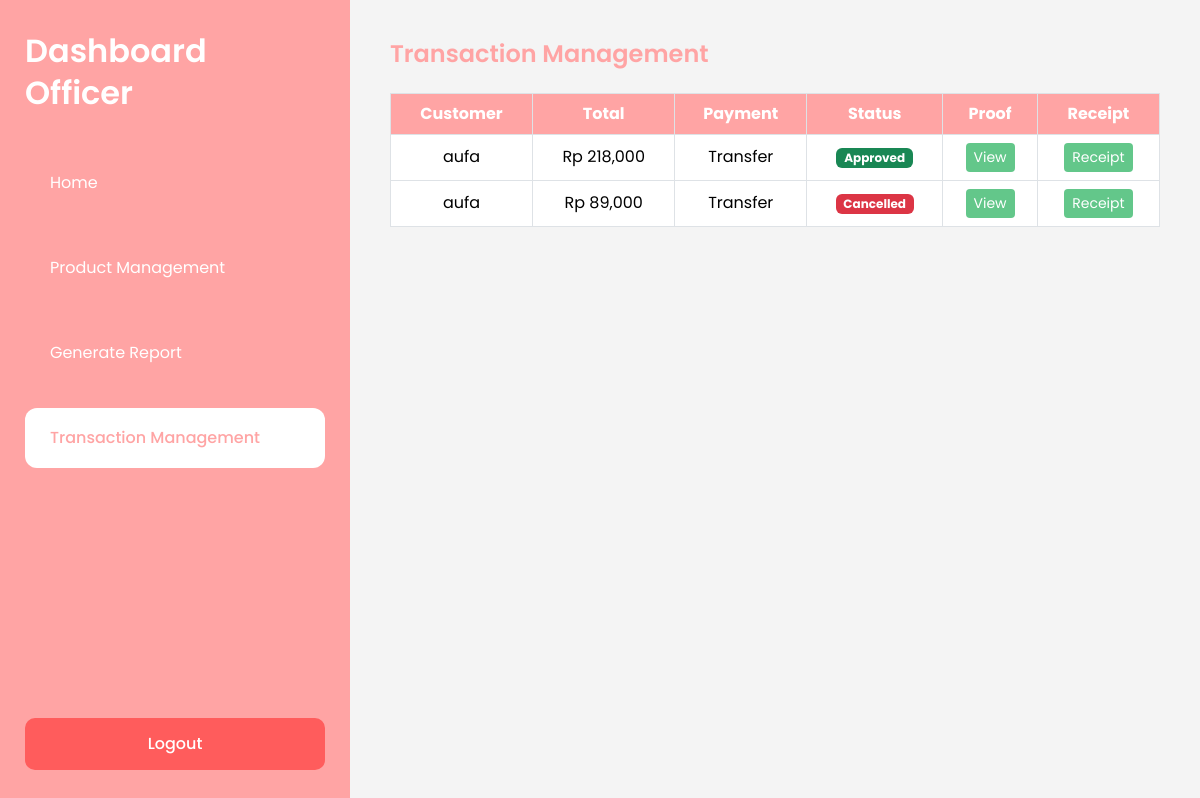
The app's page /officer/transactions.php (signed in), older data.
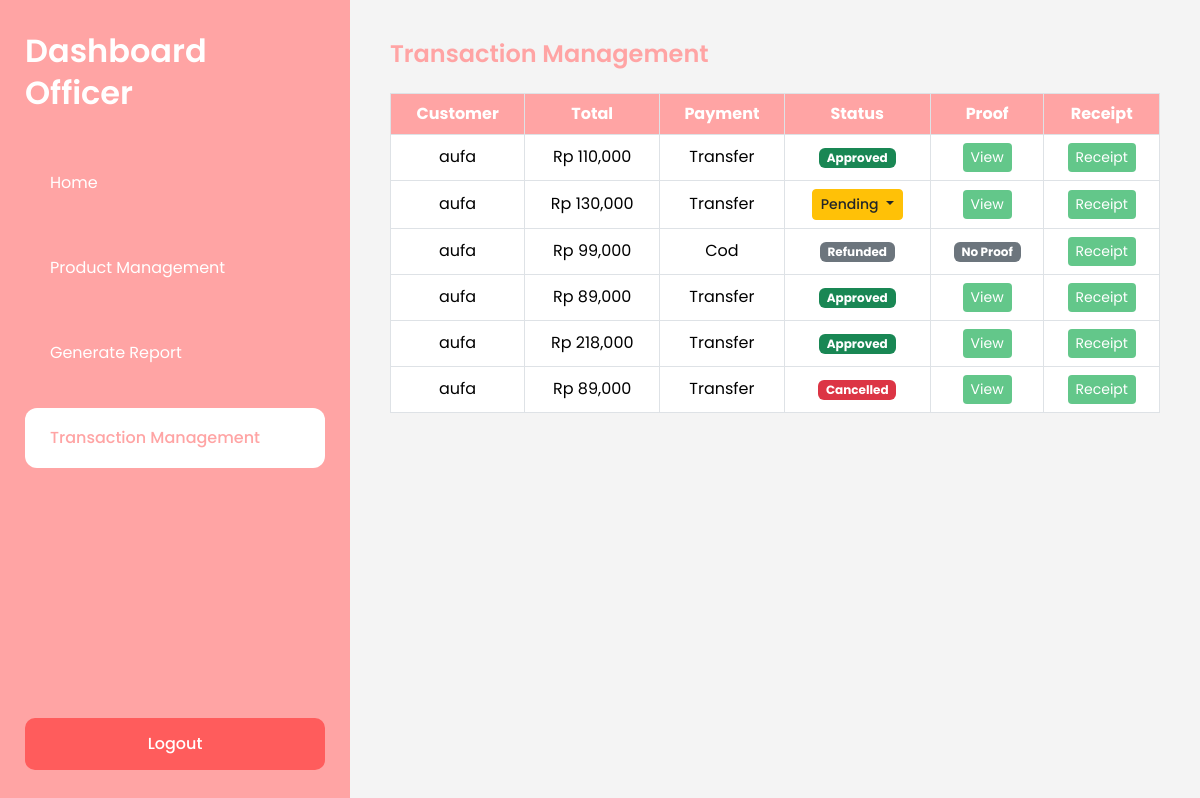
The same page, newer data.
### tables this page shows
CREATE TABLE `transactions` (
  `id` int(11) NOT NULL AUTO_INCREMENT,
  `customer_id` int(11) NOT NULL,
  `customer_name` varchar(100) NOT NULL,
  `total` int(11) NOT NULL,
  `payment_method` varchar(20) NOT NULL,
  `shipping_address` text DEFAULT NULL,
  `status` varchar(20) DEFAULT 'pending',
  `created_at` timestamp NOT NULL DEFAULT current_timestamp(),
  `payment_proof` varchar(255) DEFAULT NULL,
  `courier` varchar(100) DEFAULT NULL,
  `shipping_service` varchar(100) DEFAULT NULL,
  `shipping_cost` int(11) DEFAULT 0,
  PRIMARY KEY (`id`)
);

### officer/transactions.php (the view, shortened to what this page needs)
<?php
require_once '../config/database.php';
$transactions = mysqli_query($conn, "
    SELECT t.*, u.refund_name, u.refund_method, u.refund_number
FROM transactions t
LEFT JOIN users u ON t.customer_id = u.id
ORDER BY t.id DESC
");
$salesData = [];
$salesQuery = mysqli_query($conn, "
    SELECT transaction_id, product_name, quantity, subtotal
    FROM sales
");
while($sale = mysqli_fetch_assoc($salesQuery)){
    $salesData[$sale['transaction_id']][] = $sale;
}
?>
<!DOCTYPE html>
<html>
<head>
<link href="https://cdn.jsdelivr.net/npm/bootstrap@5.3.3/dist/css/bootstrap.min.css" rel="stylesheet">
<link href="https://cdn.jsdelivr.net/npm/bootstrap-icons/font/bootstrap-icons.css" rel="stylesheet">
</head>
<body>
<div class="d-flex min-vh-100">
<?php include 'sidebar.php'; ?>
<div class="content">
<h4 class="page-title mb-4">Transaction Management</h4>
<table class="table table-bordered align-middle">
<thead>
<tr>
    <th>Customer</th>
    <th>Total</th>
    <th>Payment</th>
    <th>Status</th>
    <th>Proof</th>
    <th>Receipt</th>
</tr>
</thead>
<tbody>
<?php while($row = mysqli_fetch_assoc($transactions)) : ?>
<tr>
<td><?= htmlspecialchars($row['customer_name']) ?></td>
<td>Rp <?= number_format($row['total']) ?></td>
<td><?= ucfirst($row['payment_method']) ?></td>
<td>
<?php
$status = strtolower($row['status']);
$payment = strtolower($row['payment_method']);
?>
<?php if($payment == 'transfer' && $status == 'pending'): ?>
    <div class="dropdown">
        <button class="btn btn-warning btn-sm dropdown-toggle text-dark fw-medium"
                type="button"
                data-bs-toggle="dropdown"
                aria-expanded="false">
            Pending
        </button>
    </div>
<?php elseif($status == 'approved'): ?>
    <span class="badge bg-success">Approved</span>
<?php elseif($status == 'cancelled'): ?>
    <span class="badge bg-danger">Cancelled</span>
<?php else: ?>
    <span class="badge bg-secondary"><?= ucfirst($row['status']) ?></span>
<?php endif; ?>
</td>
<td>
<?php if($row['payment_method'] == 'transfer' && !empty($row['payment_proof'])): ?>
    <button class="btn btn-proof btn-sm"
        data-bs-toggle="modal"
        data-bs-target="#proofModal"
        data-img="../assets/payment_proof/<?= htmlspecialchars($row['payment_proof']) ?>">
        View
    </button>
<?php else: ?>
    <span class="badge bg-secondary">No Proof</span>
<?php endif; ?>
</td>
<td>
    <button class="btn btn-receipt btn-sm"
        data-bs-toggle="modal"
        data-bs-target="#receiptModal"
        data-id="<?= $row['id'] ?>"
        data-customer="<?= htmlspecialchars($row['customer_name']) ?>"
        data-total="<?= $row['total'] ?>"
        data-payment="<?= htmlspecialchars($row['payment_method']) ?>"
        data-status="<?= htmlspecialchars($row['status']) ?>"
        data-date="<?= htmlspecialchars($row['created_at']) ?>"
        data-address="<?= htmlspecialchars($row['shipping_address']) ?>"
        data-products='<?= htmlspecialchars(json_encode($salesData[$row["id"]] ?? []), ENT_QUOTES, 'UTF-8') ?>'
        data-proof="<?= htmlspecialchars($row['payment_proof']) ?>">
        Receipt
    </button>
</td>
</tr>
<?php endwhile; ?>
</tbody>
</table>
</div>
</div>
</body>
</html>

Row changes from the older to the newer data that the page shows:
added transactions: customer_name "aufa", total "110,000", payment_method "Transfer", status "Approved"
added transactions: customer_name "aufa", total "130,000", payment_method "Transfer"
added transactions: customer_name "aufa", total "99,000", payment_method "Cod", status "Refunded", shows "No Proof"
added transactions: customer_name "aufa", total "89,000", payment_method "Transfer", status "Approved"
